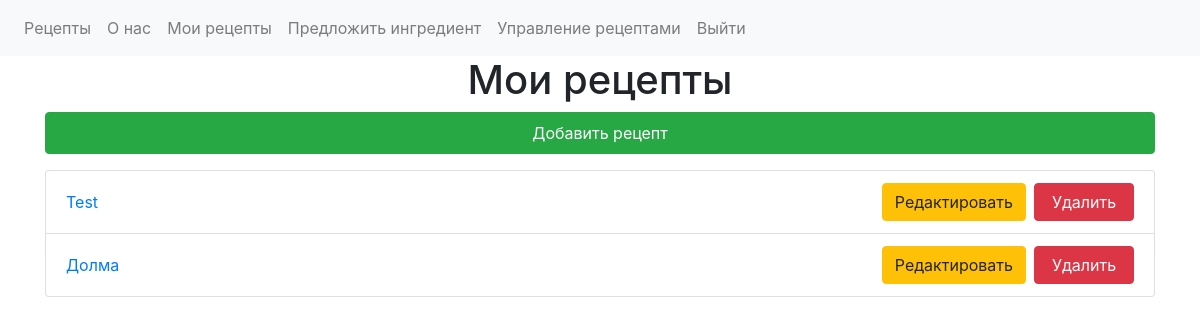
Before: /my_recipes/ (signed in) with the older database file.
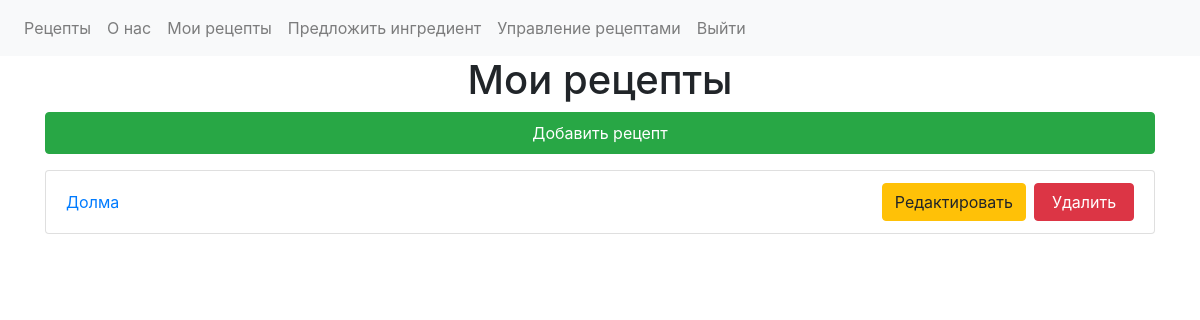
After: the same page with the newer database file.
### recipe_catalog/models.py (models this page shows, shortened)
class Recipe(models.Model):
    id = models.AutoField(primary_key=True)
    name = models.CharField(max_length=255, unique=True)
    author = models.ForeignKey(User, on_delete=models.CASCADE)
    ingredients = models.ManyToManyField(Ingredient, through='RecipeIngredients')

### recipe_catalog/views.py (the view)
# urls.py: path('my_recipes/', my_recipes, name='my_recipes'),
@login_required
def my_recipes(request):
    recipes = Recipe.objects.filter(author=request.user).order_by('name')
    return render(request, MY_RECIPES_TEMPLATE_NAME, {'recipes': recipes})

### templates/recipe_catalog/my_recipes.html (shortened to what this page needs)
{% extends '../base.html' %}
{% block maintitle %}
    Мои рецепты
{% endblock %}
{% block content %}
    <a class="nav-link btn btn-success text-white" href="{% url 'add_recipe' %}">
        Добавить рецепт
    </a>
    <div class="list-group mt-3">
        {% for recipe in recipes %}
            <div class="list-group-item d-flex justify-content-between align-items-center">
                <a class="flex-grow-1 text-decoration-none" href="/recipe/{{ recipe.id }}">
                    {{ recipe.name }}
                </a>
                <a class="btn btn-warning text-center ml-2" style="min-width: 100px;" href="{% url 'edit_recipe' recipe.pk %}">
                    Редактировать
                </a>
                <a class="btn btn-danger text-center ml-2" style="min-width: 100px;" href="{% url 'delete_recipe' recipe.pk %}">
                    Удалить
                </a>
            </div>
        {% endfor %}
    </div>
{% endblock %}

Changed rows visible on the page:
removed Recipe: name "Test"
